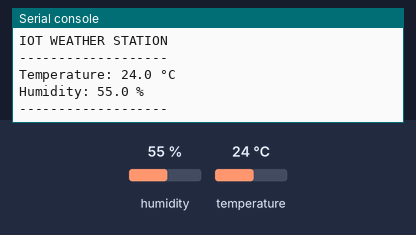
Bench run of a program on a simulated ESP32 board running MicroPython. Parts: the last lines printed to the serial console. Wiring (from the project's diagram.json): DHT22 sensor on GPIO 15. The test bench sets the inputs (shaded band); at power-on: humidity 55 %, temperature 24 °C.

Above: at 1.2 s.
1.3 s: humidity set to 22 %
At 2.4 s:
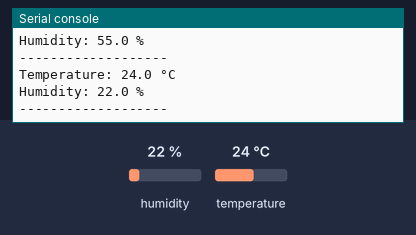
4.0 s: temperature set to 12 °C
At 4.8 s:
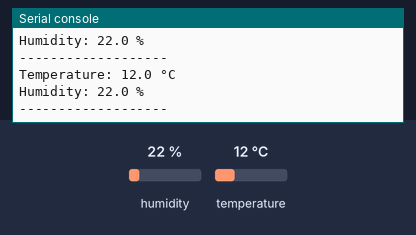
6.7 s: humidity set to 40 %
At 9.5 s:
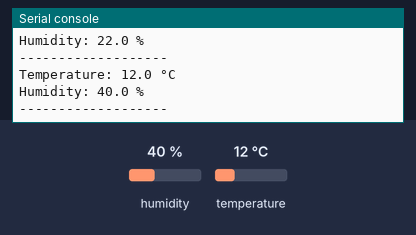
Timing chart, 0 to 11.0 s (numbered marks = the images above; inputs shaded):
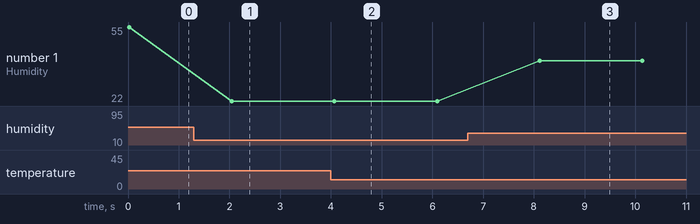

The program:

main.py
```python
from machine import Pin
import dht
import time

sensor = dht.DHT22(Pin(15))

print("IOT WEATHER STATION")
print("-------------------")

while True:
    try:
        sensor.measure()

        temp = sensor.temperature()
        hum = sensor.humidity()

        print("Temperature:", temp, "°C")
        print("Humidity:", hum, "%")
        print("-------------------")

    except Exception as e:
        print("Error:", e)

    time.sleep(2)
```

Measured:
- after the input at 1.3 s, the serial console: prints a new line after 0.75 s (image 1)
- after the input at 4.0 s, the serial console: prints a new line after 0.07 s (image 2)
- after the input at 6.7 s, the serial console: prints a new line after 1.4 s (image 3)
- plotted number 1: 55 → 22 after the input at 1.3 s, 22 → 40 after the input at 6.7 s
